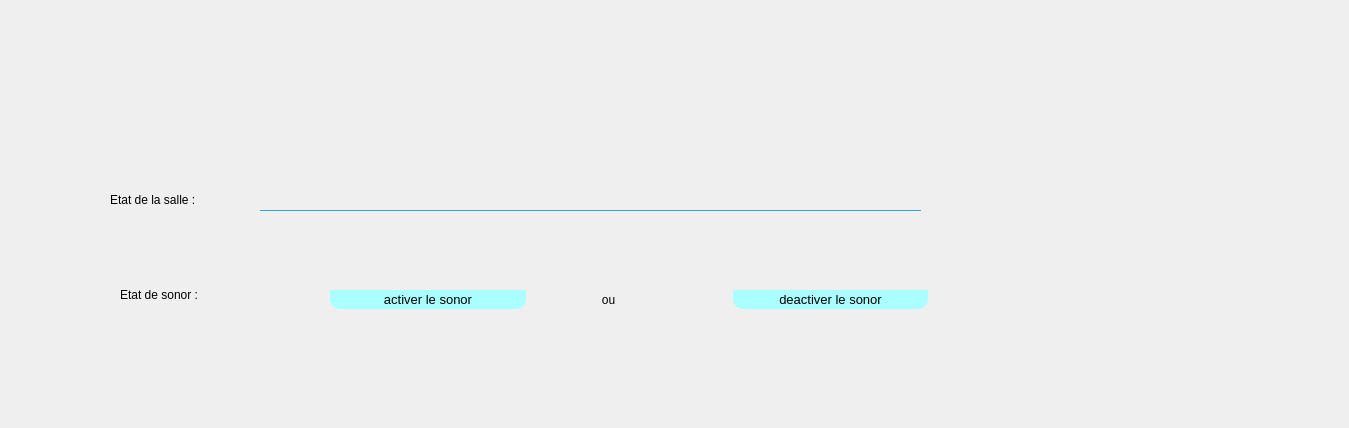
    <widget class="QWidget" name="tab">
     <attribute name="title">
      <string>sécurité de gaz</string>
     </attribute>
     <widget class="QWidget" name="widget_5" native="true">
      <property name="geometry">
       <rect>
        <x>1189</x>
        <y>328</y>
        <width>151</width>
        <height>91</height>
       </rect>
      </property>
      <property name="styleSheet">
       <string notr="true">image: url(:/f/sonor.jpg);</string>
      </property>
     </widget>
     <widget class="QLabel" name="label_11">
      <property name="geometry">
       <rect>
        <x>260</x>
        <y>180</y>
        <width>661</width>
        <height>31</height>
       </rect>
      </property>
      <property name="styleSheet">
       <string notr="true">background:transparent;
    border:none;
   border-bottom:1px solid #2da5d5;
    font: 12pt Arial;
color: rgb(0, 0, 255);</string>
      </property>
      <property name="text">
       <string/>
      </property>
     </widget>
     <widget class="QPushButton" name="pushButtonactiver">
      <property name="geometry">
       <rect>
        <x>330</x>
        <y>290</y>
        <width>196</width>
        <height>19</height>
       </rect>
      </property>
      <property name="styleSheet">
       <string notr="true">   font: 10pt Arial ;
color: rgb(0, 0, 0);
    background-color :#2da5d5;
    border-bottom-left-radius: 10px 10px;
    border-bottom-right-radius: 10px 10px;
background-color: rgb(170, 255, 255);</string>
      </property>
      <property name="text">
       <string>activer le sonor</string>
      </property>
     </widget>
     <widget class="QLabel" name="label_13">
      <property name="geometry">
       <rect>
        <x>120</x>
        <y>260</y>
        <width>195</width>
        <height>69</height>
       </rect>
      </property>
      <property name="text">
       <string>Etat de sonor :</string>
      </property>
     </widget>
     <widget class="QPushButton" name="pushButtondeactiver">
      <property name="geometry">
       <rect>
        <x>733</x>
        <y>290</y>
        <width>195</width>
        <height>19</height>
       </rect>
      </property>
      <property name="styleSheet">
       <string notr="true">font: 10pt Arial ;
color: rgb(0, 0, 0);
    background-color :#2da5d5;
    border-bottom-left-radius: 10px 10px;
    border-bottom-right-radius: 10px 10px;
background-color: rgb(170, 255, 255);</string>
      </property>
      <property name="text">
       <string>deactiver le sonor</string>
      </property>
     </widget>
     <widget class="QLabel" name="label_14">
      <property name="geometry">
       <rect>
        <x>532</x>
        <y>265</y>
        <width>195</width>
        <height>69</height>
       </rect>
      </property>
      <property name="text">
       <string>                     ou </string>
      </property>
     </widget>
     <widget class="QLabel" name="label_15">
      <property name="geometry">
       <rect>
        <x>110</x>
        <y>190</y>
        <width>121</width>
        <height>20</height>
       </rect>
      </property>
      <property name="text">
       <string>Etat de la salle : </string>
      </property>
     </widget>
    </widget>
